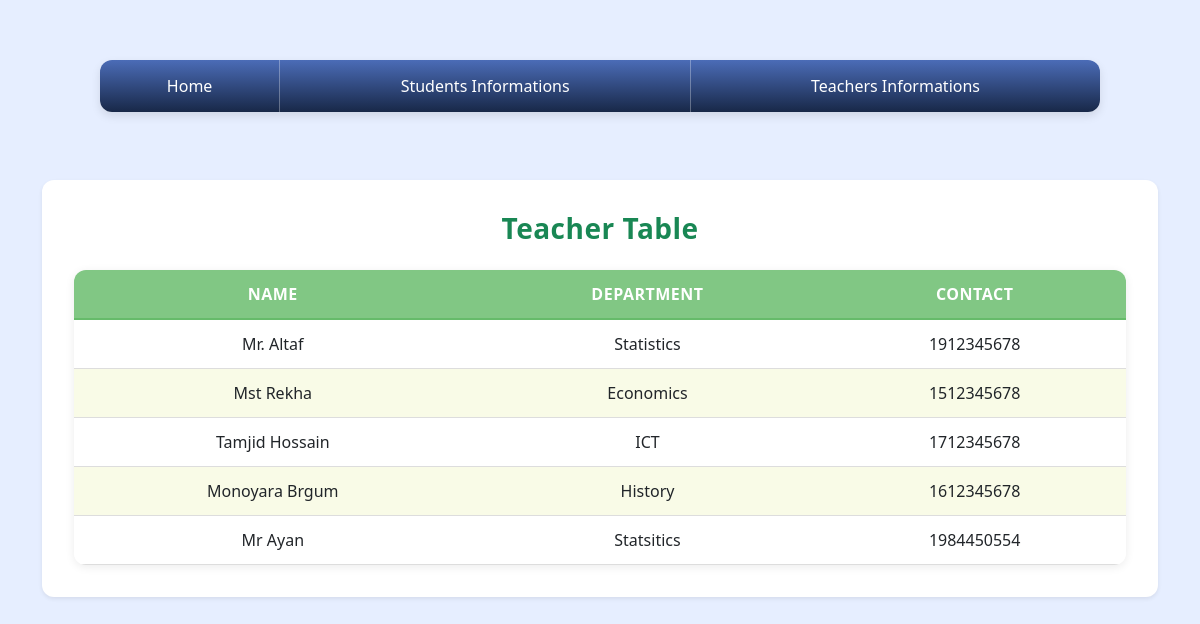
The page /teacherPage/ on the database its author committed.
### myApp/models.py (models this page shows)
class teacherModel(models.Model):
    Name = models.CharField(max_length=100,null=True)
    Depertment = models.CharField(max_length=10, null=True)
    Contact = models.IntegerField(max_length=11, null=True)

### myApp/views.py (the view)
# urls.py: path('teacherPage/', teacherPage,name="teacherPage"),
def teacherPage(request):
    context = {
      "teacherdata": teacherModel.objects.all(),
    }
    return render(request,"teacherPage.html",context)

### Templates/teacherpage.html (shortened to what this page needs)
{% extends "Base.html" %}
{% block body %}
<!DOCTYPE html>
<html lang="en">
<head>
<link href="https://cdn.jsdelivr.net/npm/bootstrap@5.3.3/dist/css/bootstrap.min.css" rel="stylesheet">
</head>
<body>
<div class="container py-5">
  <div class="card shadow-sm p-3">
    <div class="card-body">
      <h3 class="text-success mb-4">Teacher Table</h3>
      <table class="align-middle text-center">
        <thead>
          <tr>
            <th>Name</th>
            <th>Department</th>
            <th>Contact</th>
          </tr>
        </thead>
        <tbody>
          {% for i in teacherdata %}
          <tr>
            <td>{{i.Name}}</td>
            <td>{{i.Depertment}}</td>
            <td>{{i.Contact}}</td>
          </tr>
          {% empty %}
          <tr>
            <td colspan="3" class="text-danger">No teacher data found</td>
          </tr>
          {% endfor %}
        </tbody>
      </table>
    </div>
  </div>
</div>
</body>
</html>
{% endblock body %}

### Templates/Base.html (style rules this page uses)
body { margin: 0; font-family: "Segoe UI", Tahoma, Geneva, Verdana, sans-serif; background-color: #f2f4f7; padding: 20px; }

### Templates/teacherpage.html (style rules this page uses)
body { font-family: "Segoe UI", Tahoma, Geneva, Verdana, sans-serif; background-color: #E6EEFF; color: #333; padding: 40px 0; }
h3 { text-align: center; color: #2e7d32; letter-spacing: 0.5px; font-weight: 600; margin-bottom: 20px; }
.card { border: none; border-radius: 12px; box-shadow: 0 4px 20px rgba(0,0,0,0.1); background-color: #ffffff; overflow: hidden; transition: all 0.3s ease; margin-bottom: 30px; }
table { width: 100%; border-collapse: separate; border-spacing: 0; background-color: #ffffff; border-radius: 12px; overflow: hidden; box-shadow: 0 2px 10px rgba(0,0,0,0.08); }
th, td { text-align: center; padding: 12px 18px; }
thead th { background-color: #81c784; color: white; font-weight: 600; text-transform: uppercase; letter-spacing: 0.5px; border-bottom: 2px solid #66bb6a; }
tbody tr:nth-child(even) { background-color: #f9fbe7; }
tbody tr:nth-child(odd) { background-color: #ffffff; }
td { border-bottom: 1px solid #ddd; }

### rows shown on the page
teacherModel: Name "Mr. Altaf", Depertment "Statistics", Contact "1912345678"
teacherModel: Name "Mst Rekha", Depertment "Economics", Contact "1512345678"
teacherModel: Name "Tamjid Hossain", Depertment "ICT", Contact "1712345678"
teacherModel: Name "Monoyara Brgum", Depertment "History", Contact "1612345678"
teacherModel: Name "Mr Ayan", Depertment "Statsitics", Contact "1984450554"
